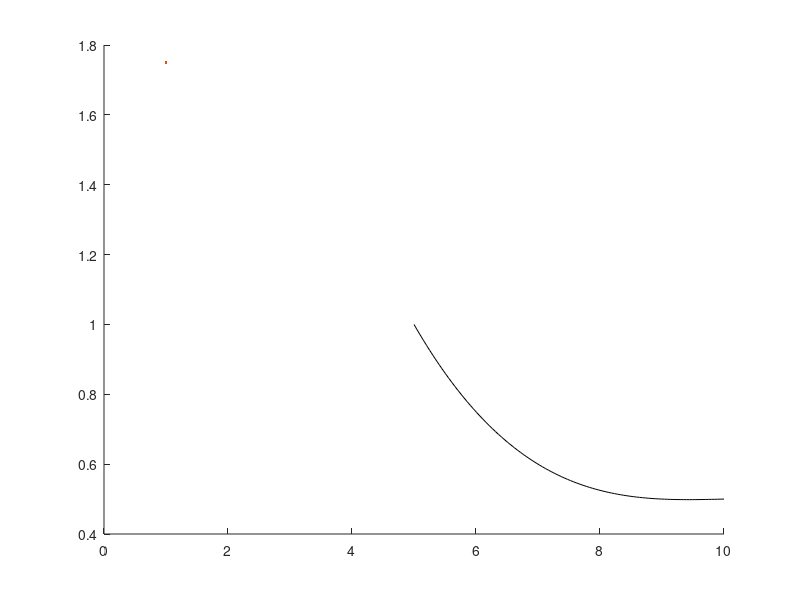

Recreate this plot in MATLAB. (Note: this script raises an error after producing the figure.)
clc;
clear variables;
close all;

% Notations used :
% x -> We
% y -> B

% curve 1
xdata = [5, 6, 7, 10];
ydata = [1.0, 0.75, 0.6, 0.5];
p1 = polyfit(xdata, ydata, 3);

% curve 2
xdata = [10, 20, 24.6, 50];
ydata = [0.5, 0.7001, 0.7501, 0.8];
p2 = polyfit(xdata, ydata, 3);

% curve 2 contd
p2_contd = [0, 0.8];

% curve 31
xdata = [10, 30, 40, 50];
ydata = [0.5, 0.475, 0.45, 0.4];
p31 = polyfit(xdata, ydata, 3);

% curve 32
xdata = [15, 30, 40, 50];
ydata = [0.0, 0.17, 0.185, 0.2];
p32 = polyfit(xdata, ydata, 3);

% plotting
figure(1)
hold on

x = linspace(5, 10, 100);
plot(x, polyval(p1, x), "Color", "Black", LineWidth=1.75)

x = linspace(10, 50, 100);
plot(x, polyval(p2, x), "Black", LineWidth=1.75)

x = linspace(50, 80, 100);
plot(x, polyval(p2_contd, x), "Black", LineWidth=1.75)

x = linspace(10, 61.1535, 100);
plot(x, polyval(p31, x), "Color", "Black", LineWidth=1.75)

x = linspace(15, 61.1535, 100);
plot(x, polyval(p32, x), "Color", "Black", LineWidth=1.75)

hold off
grid on
grid minor
axis([0, 50, 0, 1])
xlabel('We')
ylabel('B')
fontsize(20, "points")

% data = struct;
% data.p1 = p1;
% data.p2 = p2;
% data.p31 = p31;
% data.p32 = p32;
% 
% writestruct(data, "We_B_cubic_appx.xml")
